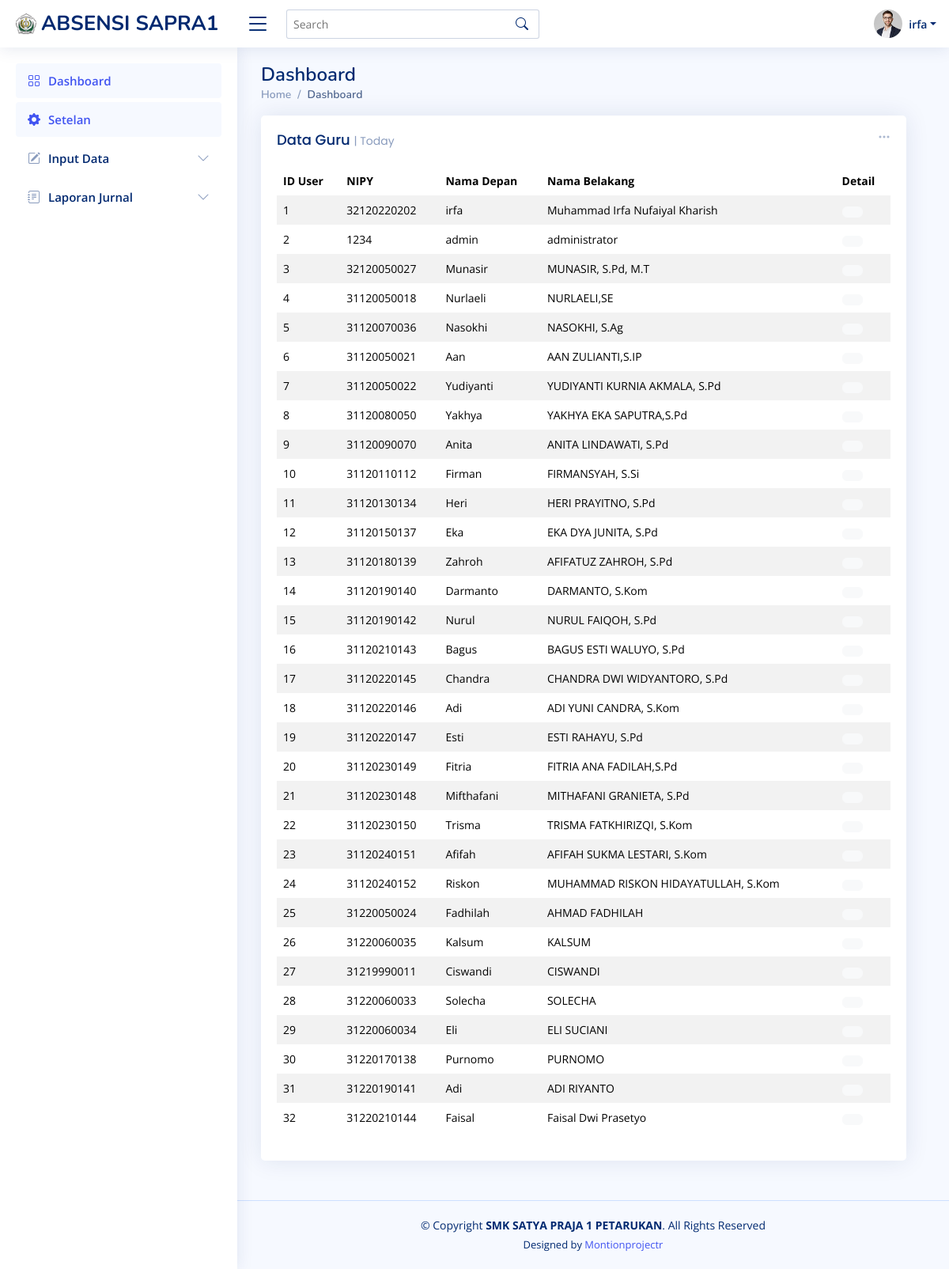
The page /pages-admin.php?page=data-guru (signed in) on the database its author committed.
### tables this page shows
CREATE TABLE `tb_user` (
  `id_user` int(10) NOT NULL,
  `username` varchar(15) NOT NULL,
  `password` varchar(255) NOT NULL,
  `nipy` varchar(20) NOT NULL,
  `nama_depan` varchar(10) NOT NULL,
  `nama_lengkap` varchar(50) NOT NULL
);

### data-guru.php (the view, shortened to what this page needs)
<div class="row">
	<div class="col-12">
	  <div class="card recent-sales overflow-auto">
	    <div class="filter">
	      <a class="icon" href="#" data-bs-toggle="dropdown"><i class="bi bi-three-dots"></i></a>
	    </div>
	    <div class="card-body">
	      <h5 class="card-title">Data Guru <span>| Today</span></h5>
	      <table class="table table-borderless table-striped datatable">
	        <thead>
	          <tr>
	            <th scope="col">ID User</th>
	            <th scope="col">NIPY</th>
	            <th scope="col">Nama Depan</th>
	            <th scope="col">Nama Belakang</th>
	            <th scope="col">Detail</th>
	          </tr>
	        </thead>
	        <tbody>
        	<?php
        	$query = mysqli_query($koneksi, "select * from tb_user");
        	while ($data = mysqli_fetch_array($query)) { ?>
        		<tr>
        			<td><?= $data['id_user']; ?></td>
        			<td><?= $data['nipy']; ?></td>
        			<td><?= $data['nama_depan']; ?></td>
        			<td><?= $data['nama_lengkap']; ?></td>
        			<td><a href="#" class="text-primary btn btn-light"></a></td>
        		</tr>
        	<?php }
        	?>
	        </tbody>
	      </table>
	    </div>
	  </div>
	</div>
</div>

### pages-admin.php (shortened to what this page needs)
<?php
require_once('pages-config.php');
$query = mysqli_query($koneksi, "select * from tb_user where id_user = '".$_SESSION['id_user']."'");
$user = mysqli_fetch_array($query);
?>
<!DOCTYPE html>
<html lang="en">
<head>
  <link href="assets/vendor/bootstrap/css/bootstrap.min.css" rel="stylesheet">
  <link href="assets/vendor/bootstrap-icons/bootstrap-icons.css" rel="stylesheet">
  <link href="assets/vendor/boxicons/css/boxicons.min.css" rel="stylesheet">
  <link href="assets/vendor/quill/quill.snow.css" rel="stylesheet">
  <link href="assets/vendor/quill/quill.bubble.css" rel="stylesheet">
  <link href="assets/vendor/remixicon/remixicon.css" rel="stylesheet">
  <link href="assets/vendor/simple-datatables/style.css" rel="stylesheet">
  <link href="assets/css/style.css" rel="stylesheet">
</head>
<body>
  <header id="header" class="header fixed-top d-flex align-items-center">
    <div class="d-flex align-items-center justify-content-between">
      <a href="index.html" class="logo d-flex align-items-center">
        <img src="assets/img/logosp1.jpg" alt="">
        <span class="d-none d-lg-block">ABSENSI SAPRA1</span>
      </a>
      <i class="bi bi-list toggle-sidebar-btn"></i>
    </div>
    <div class="search-bar">
      <form class="search-form d-flex align-items-center" method="POST" action="#">
        <input type="text" name="query" placeholder="Search" title="Enter search keyword">
        <button type="submit" title="Search"><i class="bi bi-search"></i></button>
      </form>
    </div>
    <nav class="header-nav ms-auto">
      <ul class="d-flex align-items-center">
        <li class="nav-item dropdown pe-3">
          <a class="nav-link nav-profile d-flex align-items-center pe-0" href="#" data-bs-toggle="dropdown">
            <img src="assets/img/profile-img.jpg" alt="Profile" class="rounded-circle">
            <span class="d-none d-md-block dropdown-toggle ps-2"><?= $user['nama_depan']; ?></span>
          </a>
        </li>
      </ul>
    </nav>
  </header>
  <aside id="sidebar" class="sidebar">
    <ul class="sidebar-nav" id="sidebar-nav">
      <li class="nav-item">
        <a class="nav-link" href="pages-admin.php">
          <i class="bi bi-grid"></i>
          <span>Dashboard</span>
        </a>
      </li>
      <li class="nav-item">
        <a class="nav-link" href="#">
          <i class="bi bi-gear-fill"></i>
          <span>Setelan</span>
        </a>
      </li>
      <li class="nav-item">
        <a class="nav-link collapsed" data-bs-target="#components-nav" data-bs-toggle="collapse" href="#">
          <i class="bi bi-pencil-square"></i><span>Input Data</span><i class="bi bi-chevron-down ms-auto"></i>
        </a>
      </li>
      <li class="nav-item">
        <a class="nav-link collapsed" data-bs-target="#forms-nav" data-bs-toggle="collapse" href="#">
          <i class="bi bi-journal-text"></i><span>Laporan Jurnal</span><i class="bi bi-chevron-down ms-auto"></i>
        </a>
      </li>
    </ul>
  </aside>
  <main id="main" class="main">
    <div class="pagetitle">
      <h1>Dashboard</h1>
      <nav>
        <ol class="breadcrumb">
          <li class="breadcrumb-item"><a href="index.html">Home</a></li>
          <li class="breadcrumb-item active">Dashboard</li>
        </ol>
      </nav>
    </div>
    <section class="section dashboard">
      <div class="row">
        <?php
        if (isset($_GET['page'])) {
          $pages = $_GET['page'];
          switch ($pages) {
            case 'data-guru':
              require_once('data-guru.php');
              break;
          }
        }else{
          require_once('pages-adm-home.php');
        }
        ?>
      </div>
    </section>
  </main>
  <footer id="footer" class="footer">
    <div class="copyright">
      &copy; Copyright <strong><span>SMK SATYA PRAJA 1 PETARUKAN</span></strong>. All Rights Reserved
    </div>
    <div class="credits">
      Designed by <a href="#">Montionprojectr</a>
    </div>
  </footer>
</body>
</html>

### assets/css/style.css (style rules this page uses)
:root { scroll-behavior: smooth; }
body { font-family: "Open Sans", sans-serif; background: #f6f9ff; color: #444444; }
a { color: #4154f1; text-decoration: none; }
h1, h2, h3, h4, h5, h6 { font-family: "Nunito", sans-serif; }
#main { margin-top: 60px; padding: 20px 30px; transition: all 0.3s; }
.pagetitle { margin-bottom: 10px; }
.pagetitle h1 { font-size: 24px; margin-bottom: 0; font-weight: 600; color: #012970; }
.card { margin-bottom: 30px; border: none; border-radius: 5px; box-shadow: 0px 0 30px rgba(1, 41, 112, 0.1); }
.card-title { padding: 20px 0 15px 0; font-size: 18px; font-weight: 500; color: #012970; font-family: "Poppins", sans-serif; }
.card-title span { color: #899bbd; font-size: 14px; font-weight: 400; }
.card-body { padding: 0 20px 20px 20px; }
.breadcrumb { font-size: 14px; font-family: "Nunito", sans-serif; color: #899bbd; font-weight: 600; }
.breadcrumb a { color: #899bbd; transition: 0.3s; }
.breadcrumb .breadcrumb-item::before { color: #899bbd; }
.breadcrumb .active { color: #51678f; font-weight: 600; }
.logo { line-height: 1; }
@media (min-width: 1200px) { .logo { width: 280px; } }
.logo img { max-height: 26px; margin-right: 6px; }
.logo span { font-size: 26px; font-weight: 700; color: #012970; font-family: "Nunito", sans-serif; }
.header { transition: all 0.5s; z-index: 997; height: 60px; box-shadow: 0px 2px 20px rgba(1, 41, 112, 0.1); background-color: #fff; padding-left: 20px; }
.header .toggle-sidebar-btn { font-size: 32px; padding-left: 10px; cursor: pointer; color: #012970; }
.header .search-bar { min-width: 360px; padding: 0 20px; }
.header .search-form { width: 100%; }
.header .search-form input { border: 0; font-size: 14px; color: #012970; border: 1px solid rgba(1, 41, 112, 0.2); padding: 7px 38px 7px 8px; border-radius: 3px; transition: 0.3s; width: 100%; }
.header .search-form button { border: 0; padding: 0; margin-left: -30px; background: none; }
.header .search-form button i { color: #012970; }
.header-nav ul { list-style: none; }
.header-nav>ul { margin: 0; padding: 0; }
.header-nav .nav-profile { color: #012970; }
.header-nav .nav-profile img { max-height: 36px; }
.header-nav .nav-profile span { font-size: 14px; font-weight: 600; }
.sidebar { position: fixed; top: 60px; left: 0; bottom: 0; width: 300px; z-index: 996; transition: all 0.3s; padding: 20px; overflow-y: auto; scrollbar-width: thin; scrollbar-color: #aab7cf transparent; box-shadow: 0px 0px 20px rgba(1, 41, 112, 0.1); background-color: #fff; }
@media (min-width: 1200px) { #main, #footer { margin-left: 300px; } }
.sidebar-nav { padding: 0; margin: 0; list-style: none; }
.sidebar-nav li { padding: 0; margin: 0; list-style: none; }
.sidebar-nav .nav-item { margin-bottom: 5px; }
.sidebar-nav .nav-link { display: flex; align-items: center; font-size: 15px; font-weight: 600; color: #4154f1; transition: 0.3; background: #f6f9ff; padding: 10px 15px; border-radius: 4px; }
.sidebar-nav .nav-link i { font-size: 16px; margin-right: 10px; color: #4154f1; }
.sidebar-nav .nav-link.collapsed { color: #012970; background: #fff; }
.sidebar-nav .nav-link.collapsed i { color: #899bbd; }
.sidebar-nav .nav-link .bi-chevron-down { margin-right: 0; transition: transform 0.2s ease-in-out; }
.dashboard .filter { position: absolute; right: 0px; top: 15px; }
.dashboard .filter .icon { color: #aab7cf; padding-right: 20px; padding-bottom: 5px; transition: 0.3s; font-size: 16px; }
.dashboard .recent-sales { font-size: 14px; }
.dashboard .recent-sales .table thead { background: #f6f6fe; }
.dashboard .recent-sales .table thead th { border: 0; }
.footer { padding: 20px 0; font-size: 14px; transition: all 0.3s; border-top: 1px solid #cddfff; }
.footer .copyright { text-align: center; color: #012970; }
.footer .credits { padding-top: 5px; text-align: center; font-size: 13px; color: #012970; }

### rows shown on the page
tb_user: nama_depan "irfa", id_user "1", nipy "32120220202", nama_lengkap "Muhammad Irfa Nufaiyal Kharish"
tb_user: id_user "2", nipy "1234", nama_depan "admin", nama_lengkap "administrator"
tb_user: id_user "3", nipy "32120050027", nama_depan "Munasir", nama_lengkap "MUNASIR, S.Pd, M.T"
tb_user: id_user "4", nipy "31120050018", nama_depan "Nurlaeli", nama_lengkap "NURLAELI,SE"
tb_user: id_user "5", nipy "31120070036", nama_depan "Nasokhi", nama_lengkap "NASOKHI, S.Ag"
tb_user: id_user "6", nipy "31120050021", nama_depan "Aan", nama_lengkap "AAN ZULIANTI,S.IP"
tb_user: id_user "7", nipy "31120050022", nama_depan "Yudiyanti", nama_lengkap "YUDIYANTI KURNIA AKMALA, S.Pd"
tb_user: id_user "8", nipy "31120080050", nama_depan "Yakhya", nama_lengkap "YAKHYA EKA SAPUTRA,S.Pd"
tb_user: id_user "9", nipy "31120090070", nama_depan "Anita", nama_lengkap "ANITA LINDAWATI, S.Pd"
tb_user: id_user "10", nipy "31120110112", nama_depan "Firman", nama_lengkap "FIRMANSYAH, S.Si"
tb_user: id_user "11", nipy "31120130134", nama_depan "Heri", nama_lengkap "HERI PRAYITNO, S.Pd"
tb_user: id_user "12", nipy "31120150137", nama_depan "Eka", nama_lengkap "EKA DYA JUNITA, S.Pd"
tb_user: id_user "13", nipy "31120180139", nama_depan "Zahroh", nama_lengkap "AFIFATUZ ZAHROH, S.Pd"
tb_user: id_user "14", nipy "31120190140", nama_depan "Darmanto", nama_lengkap "DARMANTO, S.Kom"
tb_user: id_user "15", nipy "31120190142", nama_depan "Nurul", nama_lengkap "NURUL FAIQOH, S.Pd"
tb_user: id_user "16", nipy "31120210143", nama_depan "Bagus", nama_lengkap "BAGUS ESTI WALUYO, S.Pd"
tb_user: id_user "17", nipy "31120220145", nama_depan "Chandra", nama_lengkap "CHANDRA DWI WIDYANTORO, S.Pd"
tb_user: id_user "18", nipy "31120220146", nama_depan "Adi", nama_lengkap "ADI YUNI CANDRA, S.Kom"
tb_user: id_user "19", nipy "31120220147", nama_depan "Esti", nama_lengkap "ESTI RAHAYU, S.Pd"
tb_user: id_user "20", nipy "31120230149", nama_depan "Fitria", nama_lengkap "FITRIA ANA FADILAH,S.Pd"
tb_user: id_user "21", nipy "31120230148", nama_depan "Mifthafani", nama_lengkap "MITHAFANI GRANIETA, S.Pd"
tb_user: id_user "22", nipy "31120230150", nama_depan "Trisma", nama_lengkap "TRISMA FATKHIRIZQI, S.Kom"
tb_user: id_user "23", nipy "31120240151", nama_depan "Afifah", nama_lengkap "AFIFAH SUKMA LESTARI, S.Kom"
tb_user: id_user "24", nipy "31120240152", nama_depan "Riskon", nama_lengkap "MUHAMMAD RISKON HIDAYATULLAH, S.Kom"
tb_user: id_user "25", nipy "31220050024", nama_depan "Fadhilah", nama_lengkap "AHMAD FADHILAH"
tb_user: id_user "26", nipy "31220060035", nama_depan "Kalsum", nama_lengkap "KALSUM"
tb_user: id_user "27", nipy "31219990011", nama_depan "Ciswandi", nama_lengkap "CISWANDI"
tb_user: id_user "28", nipy "31220060033", nama_depan "Solecha", nama_lengkap "SOLECHA"
tb_user: id_user "29", nipy "31220060034", nama_depan "Eli", nama_lengkap "ELI SUCIANI"
tb_user: id_user "30", nipy "31220170138", nama_depan "Purnomo", nama_lengkap "PURNOMO"
tb_user: id_user "31", nipy "31220190141", nama_depan "Adi", nama_lengkap "ADI RIYANTO"
tb_user: id_user "32", nipy "31220210144", nama_depan "Faisal", nama_lengkap "Faisal Dwi Prasetyo"
